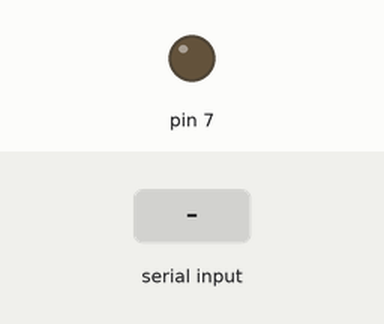
The sketch below on a simulated Arduino Uno, built with avr-gcc and run on an emulated ATmega328P. Shown: output pins drawn as LEDs (lit = HIGH). The test bench sets the inputs (shaded band).

Above: at 1.2 s.
1.3 s: "1" received over Serial
At 2.4 s:
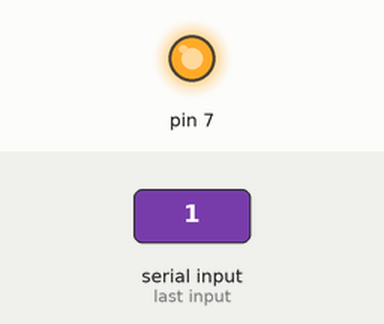
2.8 s: "0" received over Serial
At 3.7 s:
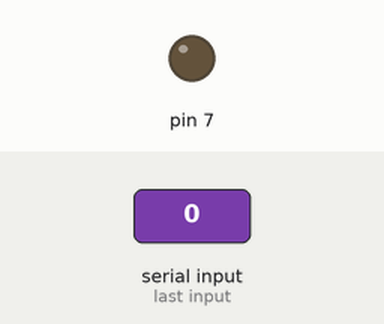
4.3 s: "2" received over Serial
At 4.9 s:
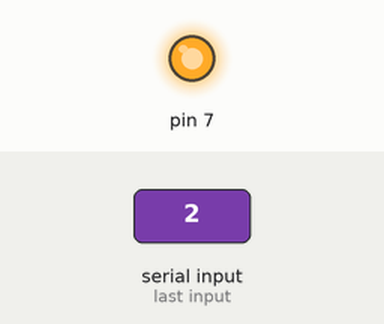
Timing chart, 0 to 7.3 s (numbered marks = the images above; inputs shaded):
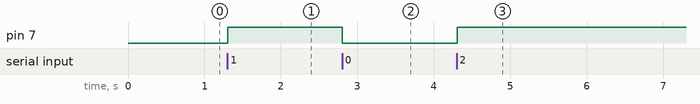

Measured:
- after the input at 1.3 s, pin 7: LOW → HIGH at once
- after the input at 2.8 s, pin 7: HIGH → LOW at once
- after the input at 4.3 s, pin 7: LOW → HIGH at once

The sketch:

Sketch.ino
```cpp
void setup() {
  Serial.begin(9600);
  pinMode(7, OUTPUT);
}

void loop() {
  if (Serial.available() > 0) {
    int dado = Serial.read();

    if (dado == '0') {
      digitalWrite(7, LOW);
    } else {
      digitalWrite(7, HIGH);
    }
  }

  delay(10);
}
```
